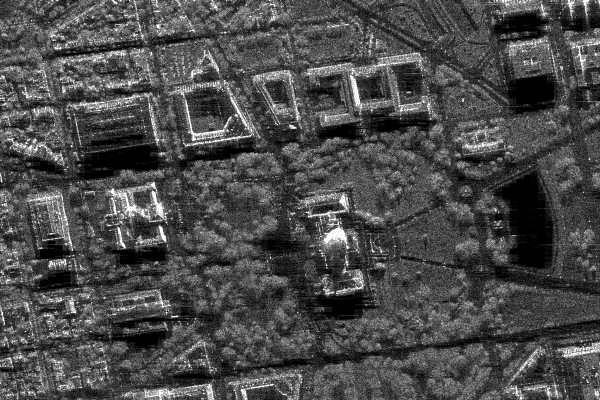
#> input picture 1_Intro_Color_models/sar_1_gray.jpg, 600 x 400 px
$ jupyter execute IP_lab1.ipynb
#> lines starting #> are read from the running program, lines starting #| are printed output that depends on the picture
[cell 1]
# 1. Загрузите изображение в оттенках серого sar_1_gray.jpg.
# 2. постройте гистограмму
# 3. реализуйте алгоритм гамма коррекции с параметром гамма <1, >1.
# 4. Сравните исходное изображение, скорректированное при помощи гамма-фильтра. MSE, SSIM.
# 5. реализуйте алгоритм статистической цветокоррекции на основе статистики eq_gray.
# 6. Протестируйте работу алгоритмов пороговой фильтрации с различными параметрами.
# Для каждого решения - напечатайте результат

import numpy as np
import cv2
import matplotlib.pyplot as plt

# 1. Загрузка изображения

[cell 2]
base_image = cv2.imread('sar_1_gray.jpg')
#> base_image is the input picture: shape (400, 600, 3); min 0, max 255, mean 74.9
plt.title('Base image')
plt.axis('off')
plt.imshow(base_image)

# 2. Построение гистограммы

[cell 3]
image_gray = cv2.cvtColor(base_image, cv2.COLOR_BGR2GRAY)

histSize = 256
histRange = (0, 256)
gray_hist = cv2.calcHist([image_gray], [0], None, [histSize], histRange)
#> gray_hist = 256 values, max 3786 at index 1, min 40 at index 251, mean 937.5
plt.plot(gray_hist)
plt.title('Brightness histogram')
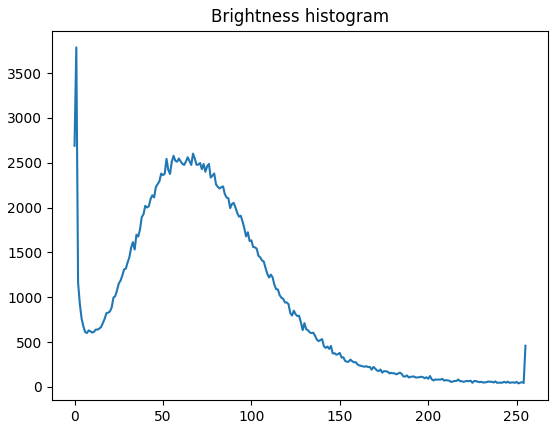
#> figure drawn by matplotlib, 1 panel; curve peaks at x = 1, y = 3786

[cell 4]
gray_hist_hist_cum = gray_hist.cumsum()
#> gray_hist_hist_cum = 256 values from 2689 to 240000
plt.plot(gray_hist_hist_cum)
plt.title('Histogram with accumulation')
plt.show()
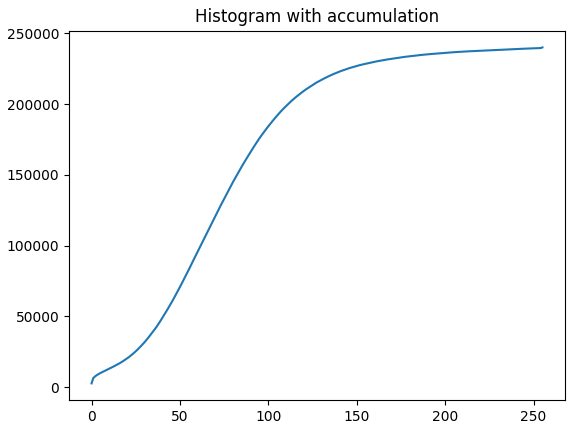
#> figure drawn by matplotlib, 1 panel; curve peaks at x = 255, y = 240000

# 3. Гаммакоррекция

[cell 5]
def gammaCorrection(src, gamma=1.0):
    inv_gamma = 1 / gamma
    table = [((i / 255) ** inv_gamma) * 255 for i in range(256)]
    table = np.array(table, dtype=np.uint8)
    return cv2.LUT(src, table)

# 4. Гамма-фильтр. MSE, SSIM.

[cell 6]
from skimage.metrics import structural_similarity, mean_squared_error

gammas = [0.5, 1.5]

plt.figure(figsize=(25, 5), facecolor='#354c6c')
for i, gamma in enumerate(gammas):
    img = gammaCorrection(base_image, gamma)
    gamma_img = cv2.cvtColor(img, cv2.COLOR_BGR2GRAY)

    (ssim, diff) = structural_similarity(image_gray, gamma_img, full=True)
    diff = (diff * 255).astype('uint8')
    mse = mean_squared_error(image_gray, gamma_img)

    plt.subplot(1, len(gammas), i+1)
    plt.title(f'Gamma = {gamma}\nMSE:{mse:.3f}, SSIM: {ssim:.3f}', color='white', fontsize=18)
    plt.axis('off')
    plt.imshow(img, cmap='gray')
#> this loop made 2 passes
#> (ssim, mse) on passes 1 to 2: (0.527, 2383.8), (0.894, 1114.5)
#> pass 1, `img = gammaCorrection(base_image, gamma)`:
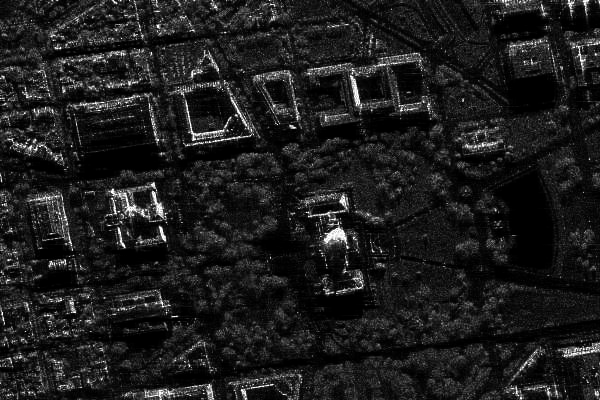
#> img: shape (400, 600, 3); min 0, max 255, mean 29.1
#> pass 1, `(ssim, diff) = structural_similarity(image_gray, gamma_img, full=True)`:
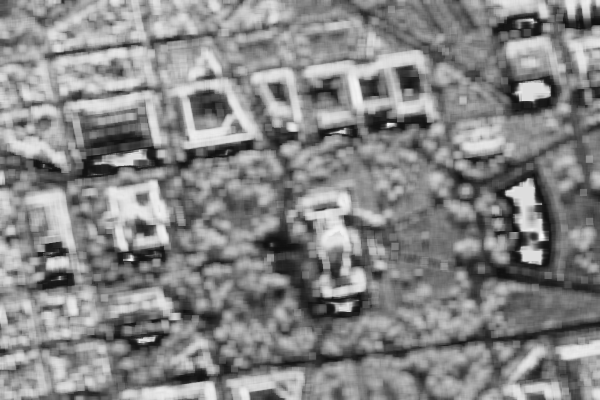
#> diff: shape (400, 600) float64; min 0.0581, max 0.984, mean 0.528
#> after the loop:
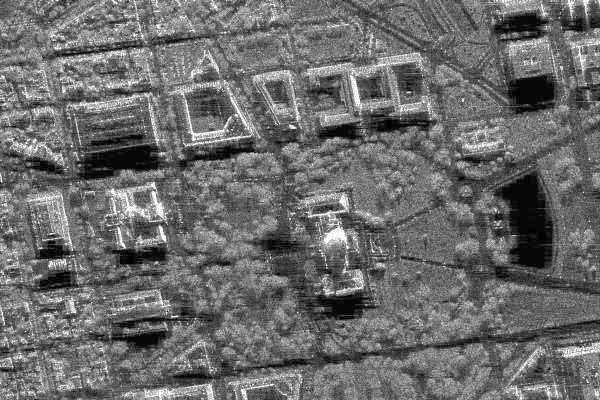
#> img: shape (400, 600, 3); min 0, max 255, mean 107.4
plt.tight_layout()

# 5. Алгоритм статистической цветокоррекции на основе статистики eq_gray.

[cell 7]
mean = image_gray.mean()
#> mean = 74.94
std = image_gray.std()
#> std = 43.66

eq_gray = cv2.equalizeHist(image_gray)
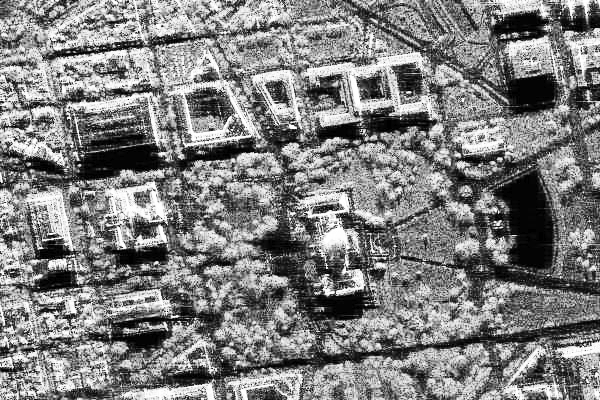
#> eq_gray: shape (400, 600); min 0, max 255, mean 127

mean_eq_gray = eq_gray.mean()
#> mean_eq_gray = 127
std_eq_gray  = eq_gray.std()
#> std_eq_gray = 74.27

corrected_image = image_gray.astype(np.float32)
corrected_image = mean_eq_gray + (corrected_image - mean) * (std_eq_gray / std)
corrected_image = np.clip(corrected_image, 0, 255).astype(np.uint8)
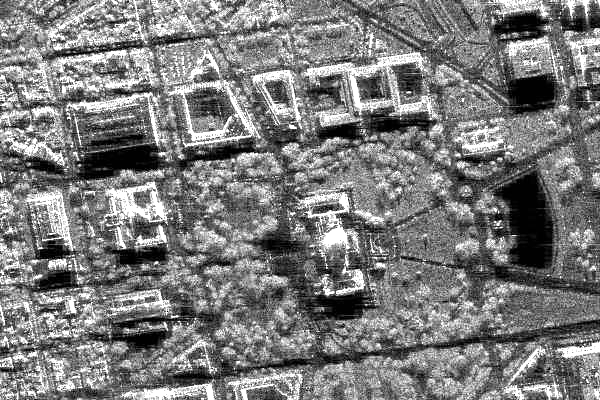
#> corrected_image: shape (400, 600); min 0, max 255, mean 123.1

mean_corrected = corrected_image.mean()
#> mean_corrected = 123.1
std_corrected = corrected_image.std()
#> std_corrected = 65.3

images_info = [
    ('Base', (image_gray, mean, std)),
    ('Eq_gray', (eq_gray, mean_eq_gray, std_eq_gray)),
    ('Corrected', (corrected_image, mean_corrected, std_corrected))
]

plt.figure(figsize=(25, 5), facecolor='#354c6c')
for i, (name, (src, mean, std)) in enumerate(images_info):
    plt.subplot(1, len(images_info), i+1)
    plt.title(f'{name}\nstd={std:.3f} mean={mean:.3f}', color='white', fontsize=18)
    plt.axis('off')
    plt.imshow(src, cmap='gray')
#> this loop made 3 passes
#> (name, mean, std) on passes 1 to 3: ('Base', 74.94, 43.66), ('Eq_gray', 127, 74.27), ('Corrected', 123.1, 65.3)
plt.tight_layout()
plt.show()

# 6. Пороговая фильтрация

[cell 8]
thresholds = [i for i in range(100, 200, 25)]
#> thresholds = [100, 125, 150, 175]
methods = [
    ('Binary', cv2.THRESH_BINARY),
    ('Inverted Binary', cv2.THRESH_BINARY_INV),
    ('Truncated', cv2.THRESH_TRUNC),
    ('To Zero', cv2.THRESH_TOZERO),
    ('To Zero Inverted', cv2.THRESH_TOZERO_INV)
]

for name, method in methods:
    plt.figure(figsize=(25, 5), facecolor='#354c6c')
    plt.suptitle(f'{name}', color='white', fontsize=26)
    for i, thres in enumerate(thresholds):
        _, thresh = cv2.threshold(image_gray, thres, 255, method)
        plt.subplot(1, len(thresholds), i+1)
        plt.title(f'Threshold={thres}', color='white', fontsize=18)
        plt.axis('off')
        plt.imshow(thresh, cmap='gray')
    plt.tight_layout()
    plt.show()
#> this loop made 5 passes
#> pass 1, `plt.show()`:
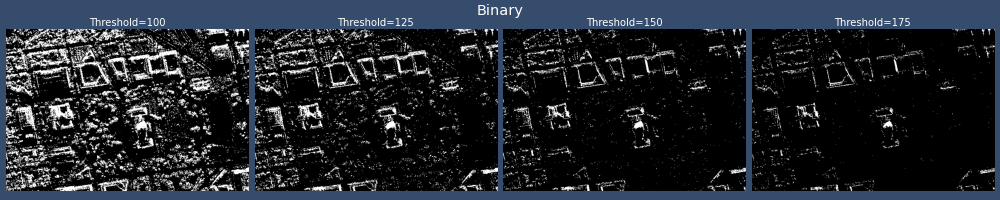
#> figure drawn by matplotlib, 4 panels
#> pass 2, `plt.show()`:
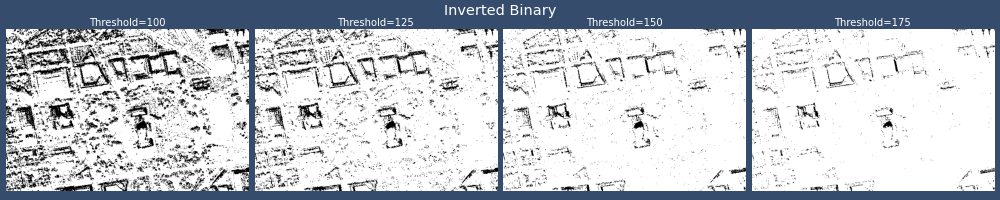
#> figure drawn by matplotlib, 4 panels
